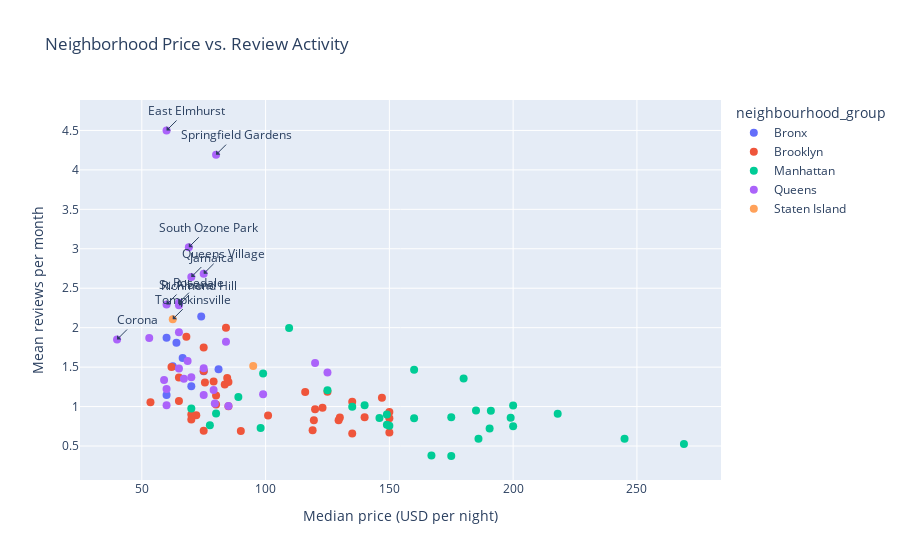

The notebook cell saved with this chart:
### Markdown cell above
For an additional perspective, I can also plot median price vs. mean reviews per month at the neighborhood level and highlight the best-value places.

### Code cell
fig = px.scatter(
    neigh_stats_big,
    x="median_price",
    y="mean_reviews_per_month",
    color="neighbourhood_group",
    hover_name="neighbourhood",
    title="Neighborhood Price vs. Review Activity",
    labels={
        "median_price": "Median price (USD per night)",
        "mean_reviews_per_month": "Mean reviews per month",
    },
)


top_names = set(top_value["neighbourhood"])

fig.update_traces(marker=dict(size=8), selector=dict(mode="markers"))

for i, row in top_value.iterrows():
    fig.add_annotation(
        x=row["median_price"],
        y=row["mean_reviews_per_month"],
        text=row["neighbourhood"],
        showarrow=True,
        arrowhead=1,
        ax=20,
        ay=-20,
    )

fig.show()

### Figure 1 — Plotly figure (JSON) as saved in the notebook; plotly's stock layout.template omitted (floating-point values rounded to 4 significant figures)
{"data": [{"hovertemplate": "<b>%{hovertext}</b><br><br>neighbourhood_group=Bronx<br>Median price (USD per night)=%{x}<br>Mean reviews per month=%{y}<extra></extra>", "hovertext": ["Allerton", "Concourse", "Fordham", "Kingsbridge", "Longwood", "Mott Haven", "Port Morris", "Wakefield", "Williamsbridge"], "legendgroup": "Bronx", "marker": {"color": "#636efa", "size": 8, "symbol": "circle"}, "mode": "markers", "name": "Bronx", "orientation": "v", "showlegend": true, "type": "scatter", "x": [66.5, 81.0, 60.0, 70.0, 75.0, 74.0, 62.5, 60.0, 64.0], "xaxis": "x", "y": [1.616, 1.472, 1.147, 1.257, 1.448, 2.143, 1.51, 1.874, 1.809], "yaxis": "y"}, {"hovertemplate": "<b>%{hovertext}</b><br><br>neighbourhood_group=Brooklyn<br>Median price (USD per night)=%{x}<br>Mean reviews per month=%{y}<extra></extra>", "hovertext": ["Bay Ridge", "Bedford-Stuyvesant", "Bensonhurst", "Boerum Hill", "Borough Park", "Brighton Beach", "Brooklyn Heights", "Brownsville", "Bushwick", "Canarsie", "Carroll Gardens", "Clinton Hill", "Cobble Hill", "Columbia St", "Crown Heights", "Cypress Hills", "Downtown Brooklyn", "East Flatbush", "East New York", "Flatbush", "Flatlands", "Fort Greene", "Fort Hamilton", "Gowanus", "Gravesend", "Greenpoint", "Kensington", "Midwood", "Park Slope", "Prospect Heights", "Prospect-Lefferts Gardens", "Red Hook", "Sheepshead Bay", "South Slope", "Sunset Park", "Williamsburg", "Windsor Terrace"], "legendgroup": "Brooklyn", "marker": {"color": "#EF553B", "size": 8, "symbol": "circle"}, "mode": "markers", "name": "Brooklyn", "orientation": "v", "showlegend": true, "type": "scatter", "x": [83.5, 79.0, 75.5, 150.0, 53.5, 84.5, 150.0, 62.0, 65.0, 84.0, 150.0, 119.5, 147.0, 130.0, 85.0, 68.0, 135.0, 75.0, 75.0, 72.0, 85.0, 129.5, 90.0, 125.0, 70.0, 119.0, 70.0, 75.0, 140.0, 120.0, 80.0, 116.0, 65.0, 135.0, 80.0, 101.0, 123.0], "xaxis": "x", "y": [1.279, 1.317, 1.305, 0.8521, 1.055, 1.364, 0.6707, 1.501, 1.07, 1.999, 0.9325, 0.8265, 1.114, 0.8615, 1.003, 1.886, 0.6589, 1.451, 1.749, 0.8914, 1.312, 0.8273, 0.6907, 1.188, 0.9003, 0.7016, 0.8361, 0.6945, 0.8662, 0.9677, 1.14, 1.184, 1.367, 1.062, 1.025, 0.8862, 0.9861], "yaxis": "y"}, {"hovertemplate": "<b>%{hovertext}</b><br><br>neighbourhood_group=Manhattan<br>Median price (USD per night)=%{x}<br>Mean reviews per month=%{y}<extra></extra>", "hovertext": ["Battery Park City", "Chelsea", "Chinatown", "Civic Center", "East Harlem", "East Village", "Financial District", "Flatiron District", "Gramercy", "Greenwich Village", "Harlem", "Hell's Kitchen", "Inwood", "Kips Bay", "Little Italy", "Lower East Side", "Midtown", "Morningside Heights", "Murray Hill", "NoHo", "Nolita", "Roosevelt Island", "SoHo", "Theater District", "Tribeca", "Two Bridges", "Upper East Side", "Upper West Side", "Washington Heights", "West Village"], "legendgroup": "Manhattan", "marker": {"color": "#00cc96", "size": 8, "symbol": "circle"}, "mode": "markers", "name": "Manhattan", "orientation": "v", "showlegend": true, "type": "scatter", "x": [175.0, 191.0, 125.0, 167.0, 99.0, 149.0, 200.0, 218.0, 160.0, 190.5, 89.0, 160.0, 77.5, 150.0, 140.0, 135.0, 199.0, 98.0, 186.0, 245.0, 175.0, 80.0, 185.0, 180.0, 269.0, 109.5, 146.0, 149.0, 70.0, 200.0], "xaxis": "x", "y": [0.3737, 0.946, 1.206, 0.3788, 1.418, 0.9009, 1.015, 0.91, 0.8533, 0.7223, 1.12, 1.465, 0.7641, 0.7578, 1.017, 0.9992, 0.8584, 0.7281, 0.5923, 0.5923, 0.8633, 0.9137, 0.9497, 1.357, 0.5251, 1.996, 0.8565, 0.7704, 0.9765, 0.75], "yaxis": "y"}, {"hovertemplate": "<b>%{hovertext}</b><br><br>neighbourhood_group=Queens<br>Median price (USD per night)=%{x}<br>Mean reviews per month=%{y}<extra></extra>", "hovertext": ["Arverne", "Astoria", "Briarwood", "Corona", "Ditmars Steinway", "East Elmhurst", "Elmhurst", "Flushing", "Forest Hills", "Glendale", "Jackson Heights", "Jamaica", "Long Island City", "Maspeth", "Ozone Park", "Queens Village", "Rego Park", "Richmond Hill", "Ridgewood", "Rockaway Beach", "Rosedale", "South Ozone Park", "Springfield Gardens", "St. Albans", "Sunnyside", "Woodhaven", "Woodside"], "legendgroup": "Queens", "marker": {"color": "#ab63fa", "size": 8, "symbol": "circle"}, "mode": "markers", "name": "Queens", "orientation": "v", "showlegend": true, "type": "scatter", "x": [120.0, 85.0, 70.0, 40.0, 79.0, 60.0, 59.0, 65.0, 79.5, 84.0, 68.5, 70.0, 99.0, 65.0, 75.0, 75.0, 67.0, 65.0, 60.0, 125.0, 65.0, 69.0, 80.0, 60.0, 75.0, 53.0, 60.0], "xaxis": "x", "y": [1.551, 1.007, 1.372, 1.85, 1.21, 4.499, 1.338, 1.943, 1.038, 1.821, 1.577, 2.642, 1.155, 1.482, 1.485, 2.684, 1.353, 2.284, 1.018, 1.431, 2.317, 3.02, 4.193, 2.293, 1.147, 1.868, 1.222], "yaxis": "y"}, {"hovertemplate": "<b>%{hovertext}</b><br><br>neighbourhood_group=Staten Island<br>Median price (USD per night)=%{x}<br>Mean reviews per month=%{y}<extra></extra>", "hovertext": ["St. George", "Tompkinsville"], "legendgroup": "Staten Island", "marker": {"color": "#FFA15A", "size": 8, "symbol": "circle"}, "mode": "markers", "name": "Staten Island", "orientation": "v", "showlegend": true, "type": "scatter", "x": [95.0, 62.5], "xaxis": "x", "y": [1.513, 2.108], "yaxis": "y"}], "layout": {"annotations": [{"arrowhead": 1, "ax": 20, "ay": -20, "showarrow": true, "text": "East Elmhurst", "x": 60, "y": 4.499}, {"arrowhead": 1, "ax": 20, "ay": -20, "showarrow": true, "text": "Springfield Gardens", "x": 80, "y": 4.193}, {"arrowhead": 1, "ax": 20, "ay": -20, "showarrow": true, "text": "South Ozone Park", "x": 69, "y": 3.02}, {"arrowhead": 1, "ax": 20, "ay": -20, "showarrow": true, "text": "Jamaica", "x": 70, "y": 2.642}, {"arrowhead": 1, "ax": 20, "ay": -20, "showarrow": true, "text": "Queens Village", "x": 75, "y": 2.684}, {"arrowhead": 1, "ax": 20, "ay": -20, "showarrow": true, "text": "St. Albans", "x": 60, "y": 2.293}, {"arrowhead": 1, "ax": 20, "ay": -20, "showarrow": true, "text": "Rosedale", "x": 65, "y": 2.317}, {"arrowhead": 1, "ax": 20, "ay": -20, "showarrow": true, "text": "Richmond Hill", "x": 65, "y": 2.284}, {"arrowhead": 1, "ax": 20, "ay": -20, "showarrow": true, "text": "Corona", "x": 40, "y": 1.85}, {"arrowhead": 1, "ax": 20, "ay": -20, "showarrow": true, "text": "Tompkinsville", "x": 62.5, "y": 2.108}], "legend": {"title": {"text": "neighbourhood_group"}, "tracegroupgap": 0}, "title": {"text": "Neighborhood Price vs. Review Activity"}, "xaxis": {"anchor": "y", "domain": [0, 1], "title": {"text": "Median price (USD per night)"}}, "yaxis": {"anchor": "x", "domain": [0, 1], "title": {"text": "Mean reviews per month"}}}}
